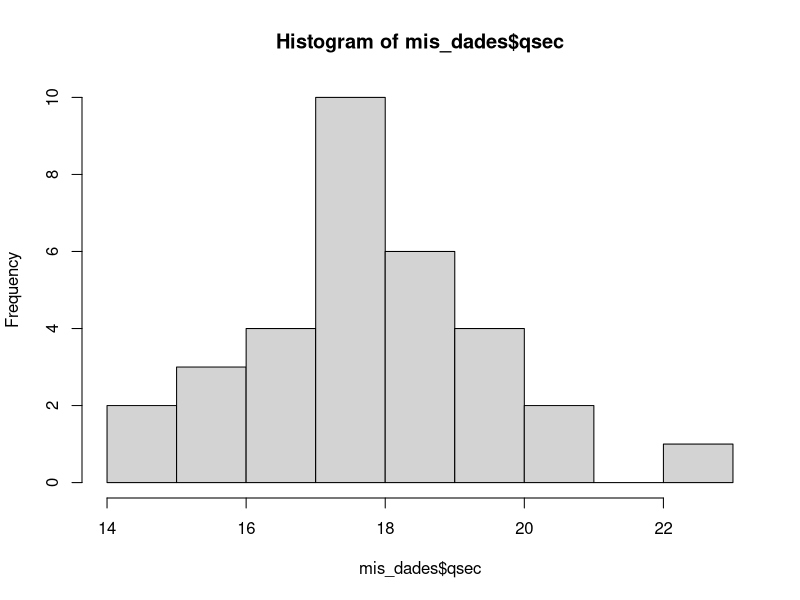
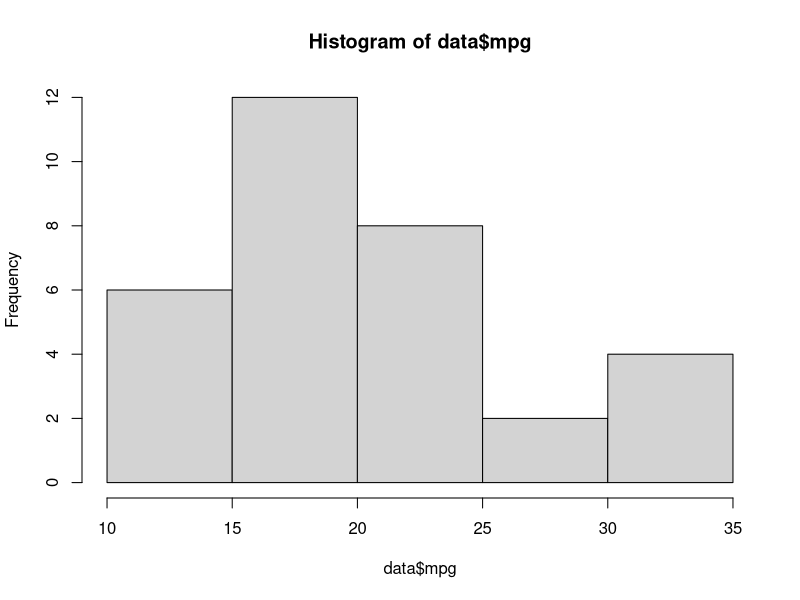
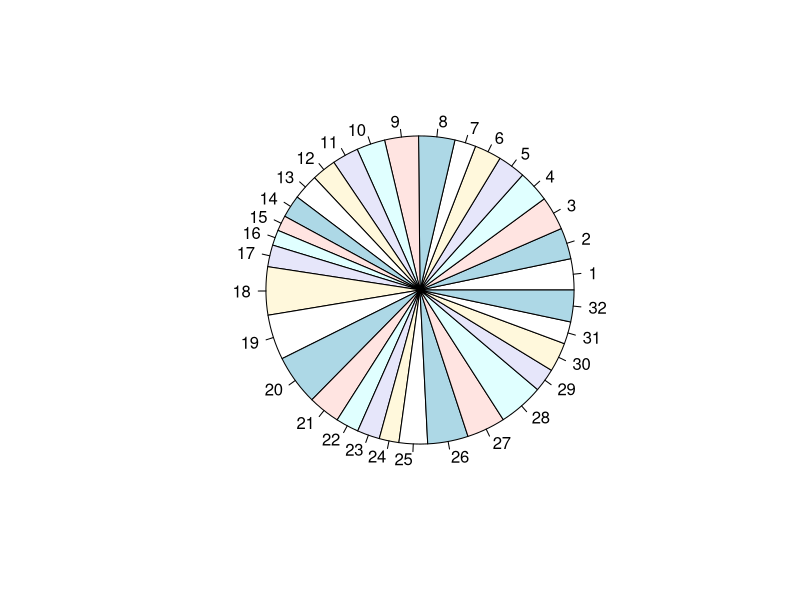
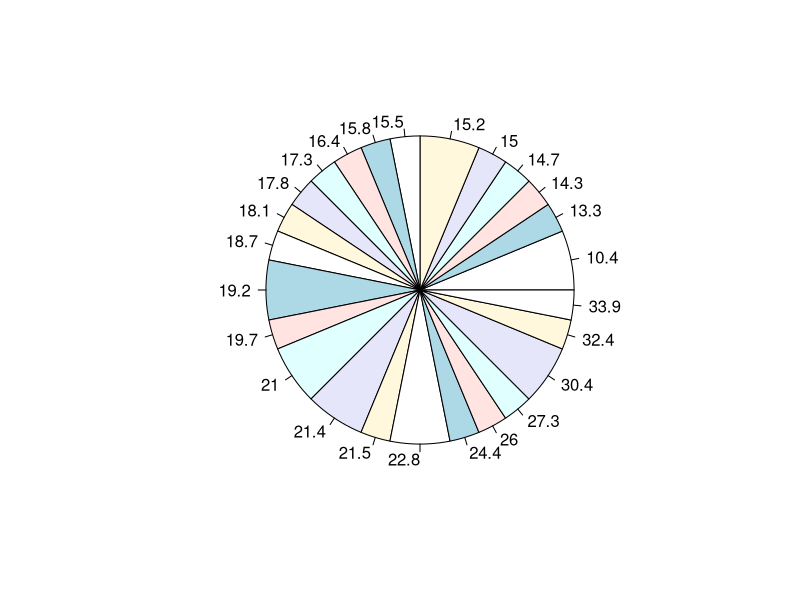

Write R code to recreate these figures, in order.
#Problema 1
mis_dades <- mtcars

sort(mis_dades$qsec) #ordenats de major a menor

cut(mis_dades$qsec, breaks = 4) #partir en subintervals

qsec_intervalos =cut(mis_dades$qsec, breaks = 4)#definir

table(qsec_intervalos)#per contar cuants cops està per interval(observacions mes freqüents)

hist(mis_dades$qsec, breaks = 10) #grafic de barres per variables continues

#Mitjana de qsec
mis_dades$qsec
mean(mis_dades$qsec)    #resposta a)

#Mediana de drat
sort(mis_dades$drat)
median((mis_dades$drat))    #resposta b)

#Primer quartil del drat
quantile(mis_dades$drat,0.25)   #resposta c)


quantile(mis_dades$mpg,0.18) #Tallar al 18% #resposta d)

#Rang interquartílic?
IQR(mis_dades$cyl)     #resposta e)

#També es pot calcular com:
quantile(mis_dades$cyl, 0.75)-quantile(mis_dades$cyl,0.25)     #resposta e)

#Desviació típica (al voltant de la mitjana) de cyl?
sd(mis_dades$cyl)

#Variança (desviació típica al quadrat)
var(mis_dades$qsec)


#Problema 2

ls() #enllistar totes les variables que tenim ara mateix

rm(list=ls()) #borrem les dades antigues

mis_dades <- mtcars
data = mis_dades
hist(data$mpg)
pie(data$mpg)
pie(table(data$mpg))


#Problema 3

x<-c(-8,5,2,-8,9,5,2,-3,1,-1,4,-4,9,3,-9,7,0,-7,8,-4,1,7,-6,4,5,-9,-2,-8,-5,5)
sum(x)

y <- x[-c(2,21,26)]
sum(exp(x)) - sum(exp(y))

y[19] #mirem el valor de la posició 19
y[24] #mirem el valor de la posició 24
